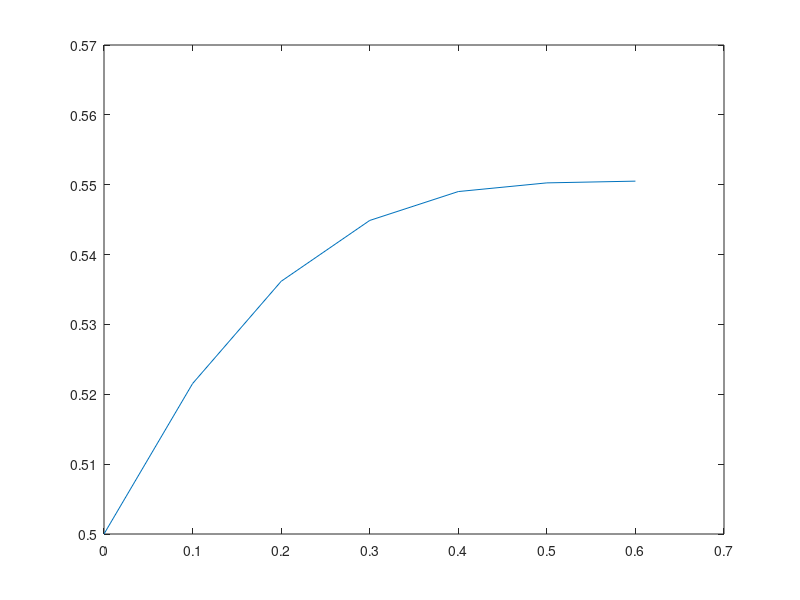

Reproduce this figure in MATLAB.
clear all; clc;

a = 0,
b = 0.5;
h = 5;
dx = (b - a) / h;

xin = a;
yin = 0.5;
slope1 = 0;
slope2 = 0;
slopeuse = 0;

y = yin;
x = xin;

xp = 0;
yp = 3;

yinc = 0;

xv = [x];
yv = [y];

for i = a:dx:b;
    slope1 = (x - y)^2;
    inc1 = slope1 * dx;
    xp = x + dx;
    yp = y + inc1;
    slope2 = ((xp - yp)^2);
    slopeuse = ((slope1 + slope2) / 2);
    yinc = slopeuse * dx;
    x = x + dx;
    y = y +yinc;
    xv = [xv x];
    yv = [yv y];

end

plot(xv, yv);
